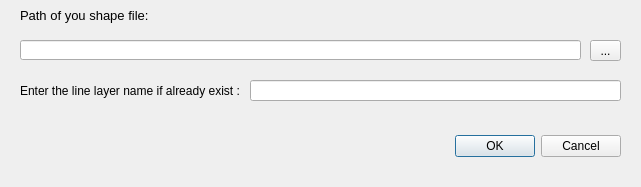
<?xml version="1.0" encoding="UTF-8"?>
<ui version="4.0">
 <class>MinimumSpanningTreeDialogBase</class>
 <widget class="QDialog" name="MinimumSpanningTreeDialogBase">
  <property name="geometry">
   <rect>
    <x>0</x>
    <y>0</y>
    <width>641</width>
    <height>187</height>
   </rect>
  </property>
  <property name="windowTitle">
   <string>test_MST</string>
  </property>
  <widget class="QDialogButtonBox" name="button_box">
   <property name="geometry">
    <rect>
     <x>450</x>
     <y>130</y>
     <width>171</width>
     <height>32</height>
    </rect>
   </property>
   <property name="orientation">
    <enum>Qt::Horizontal</enum>
   </property>
   <property name="standardButtons">
    <set>QDialogButtonBox::Cancel|QDialogButtonBox::Ok</set>
   </property>
  </widget>
  <widget class="QLineEdit" name="entryshpfile_2">
   <property name="geometry">
    <rect>
     <x>250</x>
     <y>80</y>
     <width>371</width>
     <height>21</height>
    </rect>
   </property>
  </widget>
  <widget class="QLineEdit" name="entryshpfile">
   <property name="geometry">
    <rect>
     <x>20</x>
     <y>40</y>
     <width>561</width>
     <height>20</height>
    </rect>
   </property>
  </widget>
  <widget class="QLabel" name="label_2">
   <property name="geometry">
    <rect>
     <x>20</x>
     <y>80</y>
     <width>231</width>
     <height>21</height>
    </rect>
   </property>
   <property name="font">
    <font>
     <pointsize>9</pointsize>
    </font>
   </property>
   <property name="text">
    <string>Enter the line layer name if already exist :</string>
   </property>
  </widget>
  <widget class="QToolButton" name="open_shpe_files">
   <property name="geometry">
    <rect>
     <x>590</x>
     <y>40</y>
     <width>31</width>
     <height>21</height>
    </rect>
   </property>
   <property name="text">
    <string>...</string>
   </property>
  </widget>
  <widget class="QLabel" name="label">
   <property name="geometry">
    <rect>
     <x>20</x>
     <y>0</y>
     <width>221</width>
     <height>31</height>
    </rect>
   </property>
   <property name="font">
    <font>
     <pointsize>10</pointsize>
    </font>
   </property>
   <property name="mouseTracking">
    <bool>false</bool>
   </property>
   <property name="tabletTracking">
    <bool>false</bool>
   </property>
   <property name="text">
    <string>Path of you shape file:</string>
   </property>
  </widget>
 </widget>
 <resources/>
 <connections>
  <connection>
   <sender>button_box</sender>
   <signal>accepted()</signal>
   <receiver>MinimumSpanningTreeDialogBase</receiver>
   <slot>accept()</slot>
   <hints>
    <hint type="sourcelabel">
     <x>20</x>
     <y>20</y>
    </hint>
    <hint type="destinationlabel">
     <x>20</x>
     <y>20</y>
    </hint>
   </hints>
  </connection>
  <connection>
   <sender>button_box</sender>
   <signal>rejected()</signal>
   <receiver>MinimumSpanningTreeDialogBase</receiver>
   <slot>reject()</slot>
   <hints>
    <hint type="sourcelabel">
     <x>20</x>
     <y>20</y>
    </hint>
    <hint type="destinationlabel">
     <x>20</x>
     <y>20</y>
    </hint>
   </hints>
  </connection>
 </connections>
</ui>
